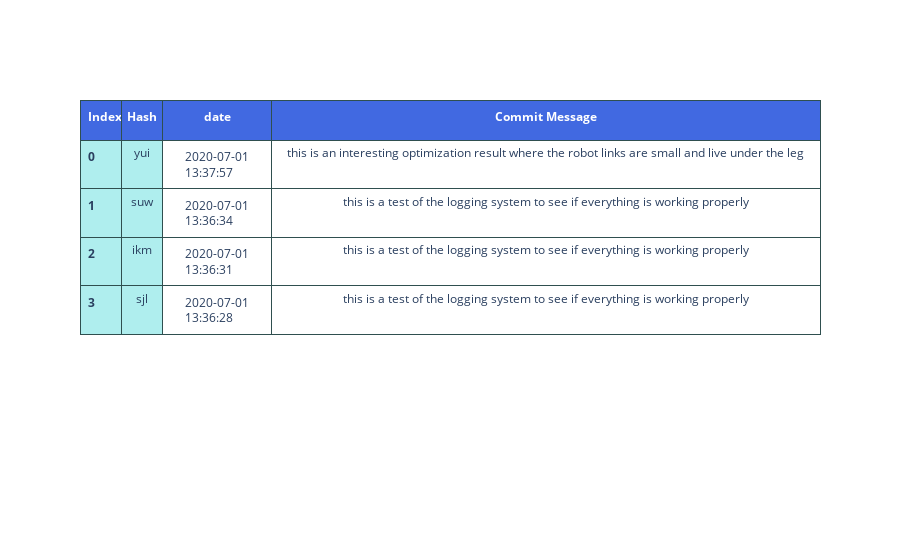

Write notebook code for a chart like this one.
### Code cell
#example of using the logging function
if not asLibrary():
    Exp.Log()

### Figure 1 — Plotly figure (JSON) as saved in the notebook; plotly's stock layout.template omitted (floating-point values rounded to 4 significant figures)
{"data": [{"cells": {"align": ["left", "center"], "fill": {"color": ["paleturquoise", "paleturquoise", "white", "white"]}, "font": {"size": 12}, "height": 30, "line": {"color": "darkslategray"}, "values": [["<b>0</b>", "<b>1</b>", "<b>2</b>", "<b>3</b>"], ["yui", "suw", "ikm", "sjl"], ["2020-07-01 13:37:57", "2020-07-01 13:36:34", "2020-07-01 13:36:31", "2020-07-01 13:36:28"], ["this is an interesting optimization result where the robot links are small and live under the leg", "this is a test of the logging system to see if everything is working properly", "this is a test of the logging system to see if everything is working properly", "this is a test of the logging system to see if everything is working properly"]]}, "columnorder": [1, 2, 3, 4], "columnwidth": [30, 30, 80, 400], "header": {"align": ["left", "center"], "fill": {"color": "royalblue"}, "font": {"color": "white", "size": 12}, "height": 40, "line": {"color": "darkslategray"}, "values": ["<b>Index</b>", "<b>Hash</b><br>", "<b>date</b>", "<b>Commit Message</b>"]}, "type": "table"}], "layout": {"autosize": true}}
